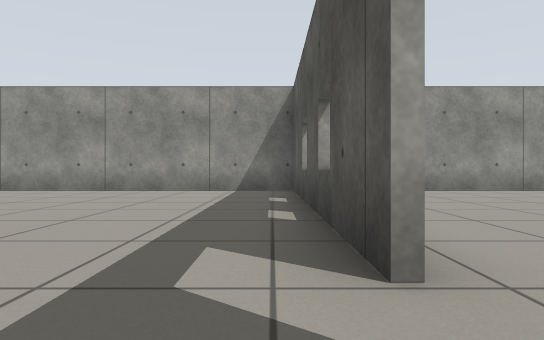
View 1 (above)

17 first-person views from a walk through a Gazebo world. The camera is 0.5 m above the floor, looks level and sees 75° across. The floor is counted in squares, 1 m on a side. Each view is taken from the middle of a square. On the plan, view 1 faces up. The plan holds only what a view shows up to about 9 squares ahead; the rest is blank.

View 2
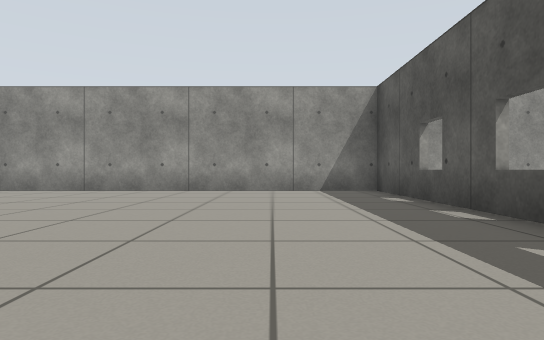

View 3
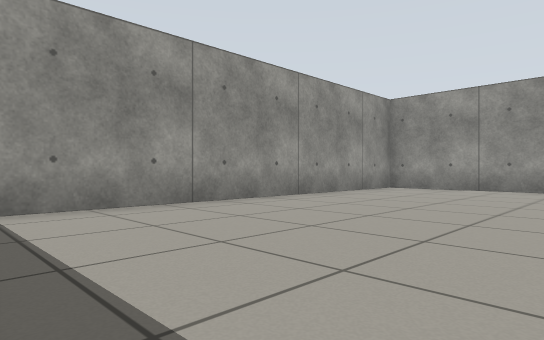

View 4
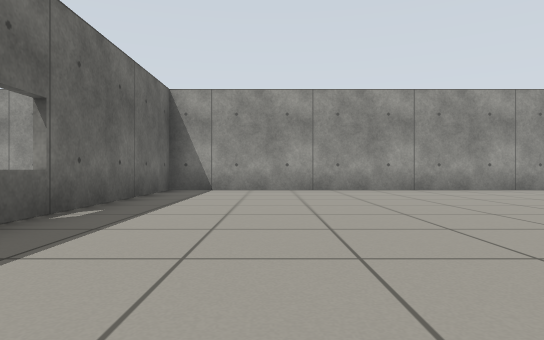

View 5
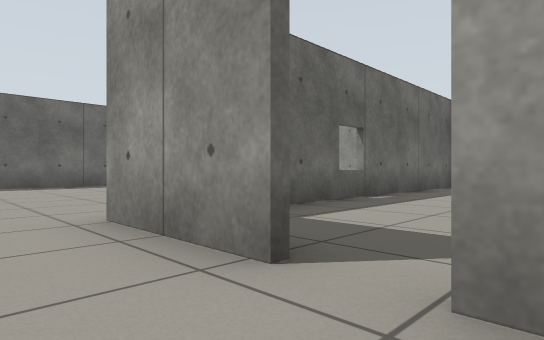

View 6
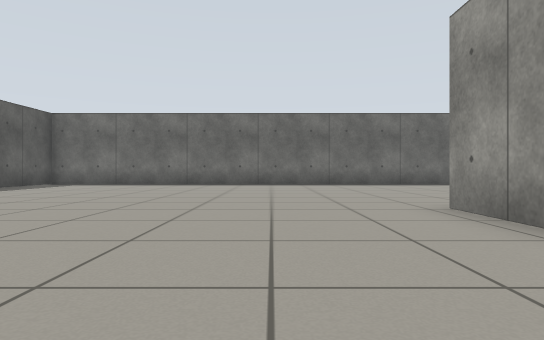

View 7
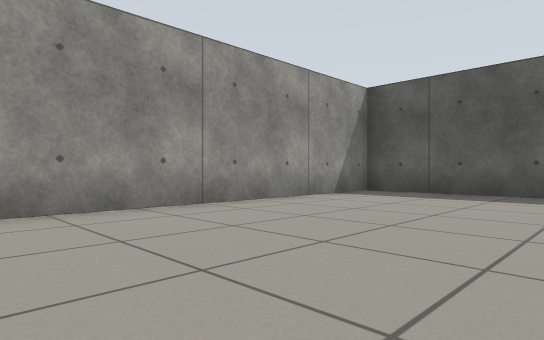

View 8
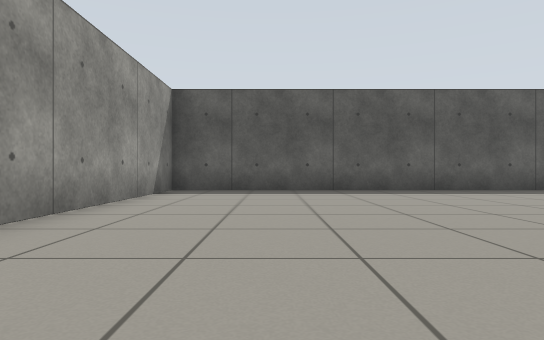

View 9
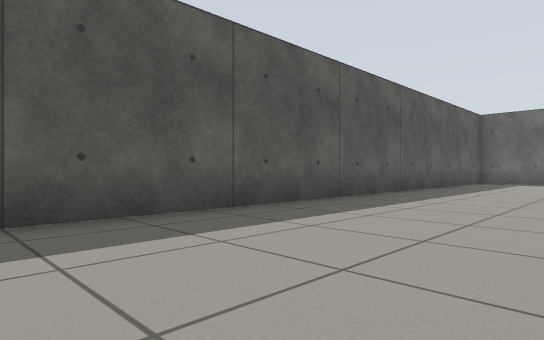

View 10
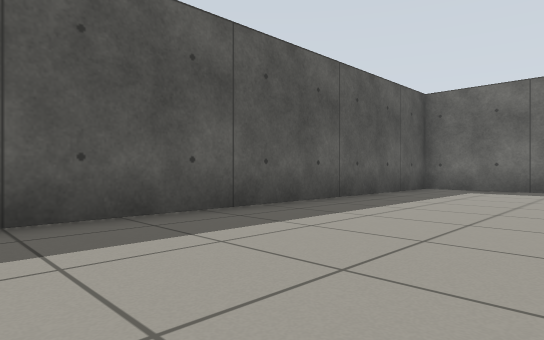

View 11
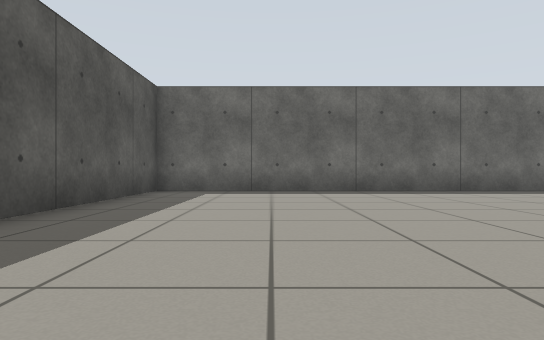

View 12
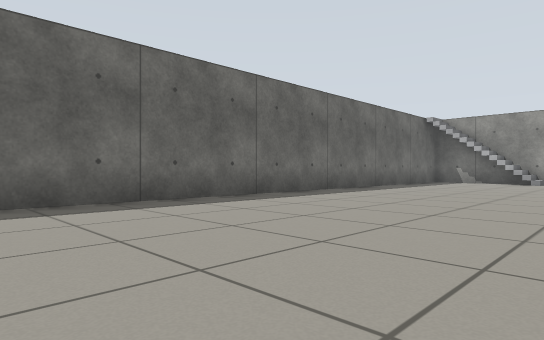

View 13
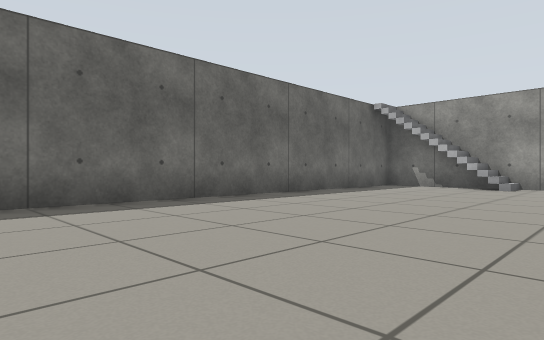

View 14
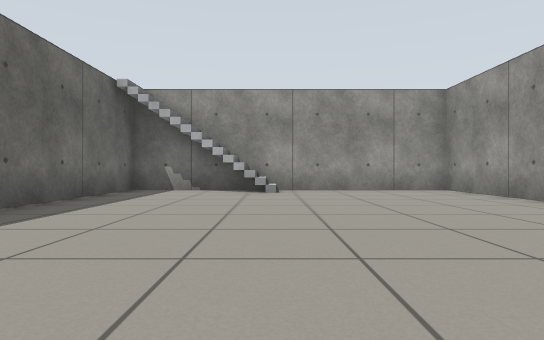

View 15
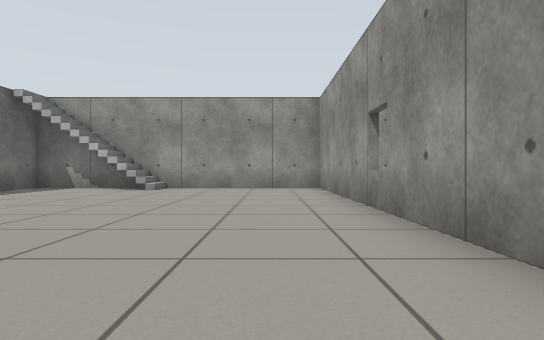

View 16
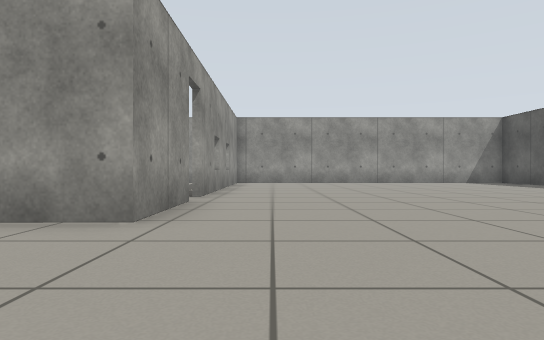

View 17
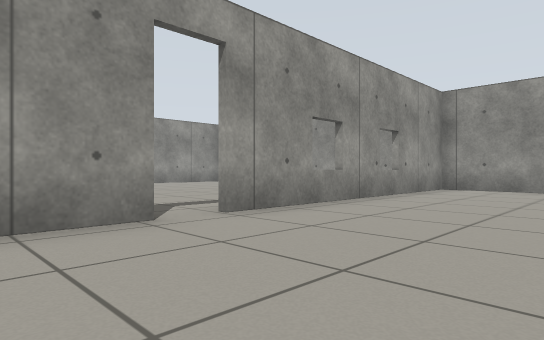

### Floor plan
Ten units are one square. View 1 is at (0, 0); x grows to the right and y downward. Boxes are objects, and circles mark ways between rooms. Rooms are numbered by the first view taken in them; rooms with no view inside come last. Other rooms are left out.
<svg viewBox="-100 -90 212 190">
<path fill="none" stroke="#000" d="M5 -15 5 -85 -85 -85M-87 -77 -87 20M-88 15 -18 15M7 -8 7 16 -88 17M-87 20 -87 85M-88 95 107 95 107 -85 7 -85 7 -15"/>
<rect x="-95" y="85" width="10" height="10" fill="#bbb"><title>stairs</title></rect>
<circle cx="10" cy="-10" r="3" fill="#2a7"/>
<text x="-40" y="-40">1</text>
<text x="30" y="20">2</text>
</svg>
Room 1 opens to room 2.

Where each view was taken, in squares from view 1:
view 1: 0 up, 0 right, facing up
view 2: 0 up, 2 left, facing up
view 3: 1 down, 4 left, facing up-left
view 4: 1 up, 0 right, facing left
view 5: 2 up, 2 right, facing down-left
view 6: 3 up, 3 right, facing down
view 7: 4 up, 3 right, facing up-right
view 8: 6 up, 2 right, facing right
view 9: 5 up, 7 right, facing down-right
view 10: 0 up, 7 right, facing down-right
view 11: 1 down, 8 right, facing down
view 12: 4 down, 6 right, facing down-left
view 13: 4 down, 2 right, facing down-left
view 14: 6 down, 0 right, facing left
view 15: 3 down, 1 right, facing left
view 16: 5 down, 2 right, facing up
view 17: 1 down, 4 right, facing up-left
